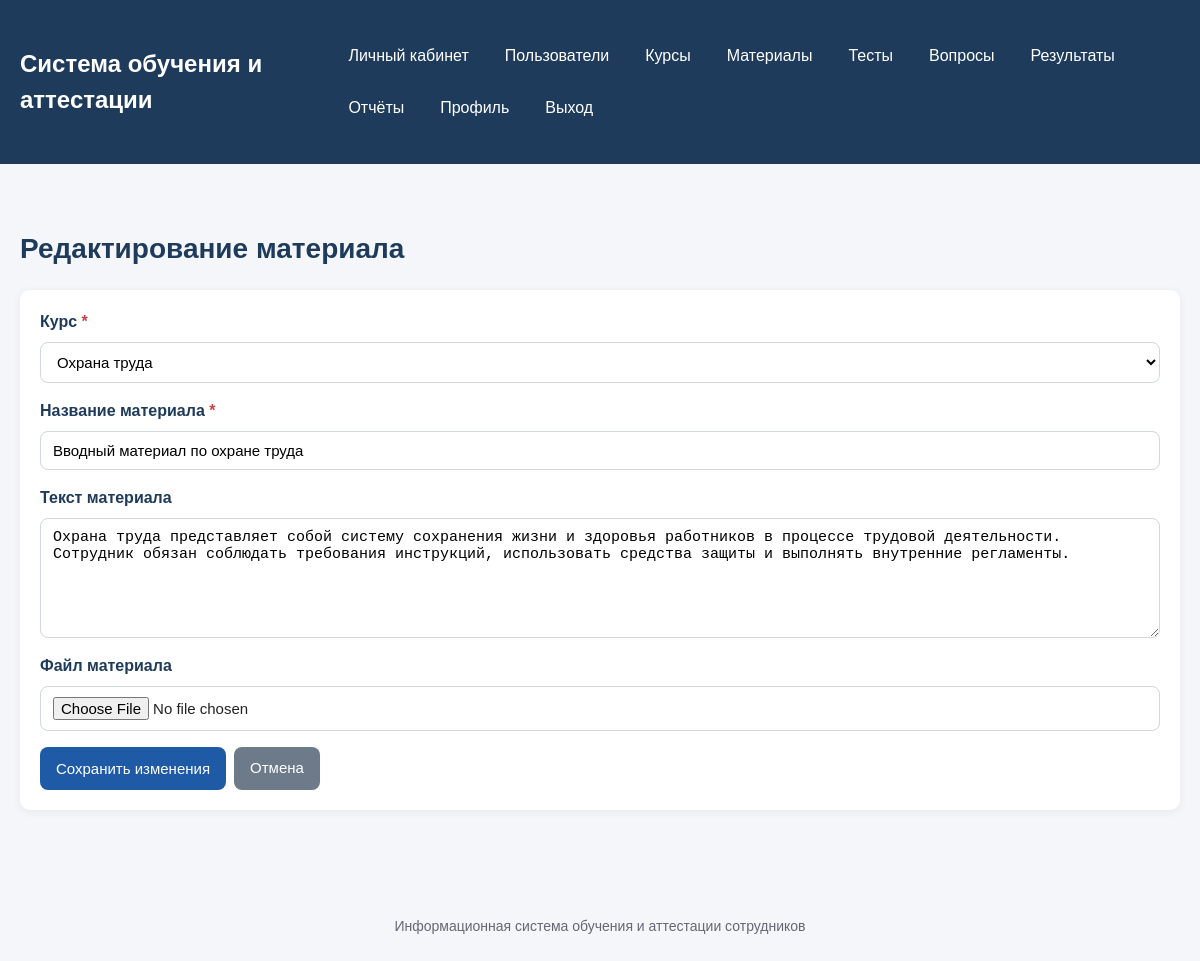
The page /materials/edit/1 (signed in) on the database its author committed.
### models.py (models this page shows, shortened)
class Material(db.Model):
    __tablename__ = "materials"
    id = db.Column(db.Integer, primary_key=True)
    title = db.Column(db.String(200), nullable=False)
    content = db.Column(db.Text)
    file_name = db.Column(db.String(255))
    created_at = db.Column(db.DateTime, default=datetime.utcnow, nullable=False)
    course_id = db.Column(
        db.Integer,
        db.ForeignKey("courses.id", ondelete="CASCADE"),
        nullable=False
    )
    course = db.relationship("Course", back_populates="materials")

class Course(db.Model):
    __tablename__ = "courses"
    id = db.Column(db.Integer, primary_key=True)
    title = db.Column(db.String(200), nullable=False)
    description = db.Column(db.Text)
    materials = db.relationship(
        "Material",
        back_populates="course",
        cascade="all, delete-orphan"
    )
    tests = db.relationship(
        "Test",
        back_populates="course",
        cascade="all, delete-orphan"
    )
    assignments = db.relationship(
        "CourseAssignment",
        back_populates="course",
        cascade="all, delete-orphan"
    )

### app.py (the view, shortened to what this page needs)
@app.route("/materials/edit/<int:material_id>", methods=["GET", "POST"])
@login_required
@roles_required("admin")
def edit_material(material_id):
    material = Material.query.get_or_404(material_id)
    courses_list = Course.query.order_by(Course.title.asc()).all()
    return render_template("material_form.html", material=material, courses=courses_list)

### app.py (called while the page is built)
def current_user():
    user_id = session.get("user_id")
    if not user_id:
        return None
    return db.session.get(User, user_id)

@app.context_processor
def inject_user():
    return {"current_user": current_user()}

def login_required(view_func):
    @wraps(view_func)
    def wrapper(*args, **kwargs):
        if not current_user():
            flash("Сначала войдите в систему.", "warning")
            return redirect(url_for("login"))
        return view_func(*args, **kwargs)
    return wrapper

def roles_required(*roles):
    def decorator(view_func):
        @wraps(view_func)
        def wrapper(*args, **kwargs):
            user = current_user()
            if not user:
                flash("Сначала войдите в систему.", "warning")
                return redirect(url_for("login"))
            if user.role not in roles:
                flash("У вас нет доступа к этому разделу.", "danger")
                return redirect(url_for("dashboard"))
            return view_func(*args, **kwargs)
        return wrapper
    return decorator

### templates/material_form.html (shortened to what this page needs)
{% extends "base.html" %}
{% block content %}
    <h1 class="page-title">
        {% if material %}
            Редактирование материала
        {% else %}
            Добавление материала
        {% endif %}
    </h1>
    <section class="section">
        <form method="post" class="form" enctype="multipart/form-data">
            <div class="form-row">
                <label for="course_id">Курс</label>
                <select id="course_id" name="course_id" required>
                    {% for course in courses %}
                        <option
                            value="{{ course.id }}"
                            {% if material and material.course_id == course.id %}selected{% endif %}
                        >
                            {{ course.title }}
                        </option>
                    {% endfor %}
                </select>
            </div>
            <div class="form-row">
                <label for="title">Название материала</label>
                <input
                    type="text"
                    id="title"
                    name="title"
                    required
                    value="{{ material.title if material else '' }}"
                    placeholder="Введите название материала"
                >
            </div>
            <div class="form-row">
                <label for="content">Текст материала</label>
                <textarea
                    id="content"
                    name="content"
                    placeholder="Введите текст учебного материала"
                >{{ material.content if material else '' }}</textarea>
            </div>
            <div class="form-row">
                <label for="file">Файл материала</label>
                <input type="file" id="file" name="file">
            </div>
            <div class="actions">
                <button type="submit" class="btn btn-primary">
                    {% if material %}Сохранить изменения{% else %}Добавить материал{% endif %}
                </button>
                <a href="{{ url_for('materials') }}" class="btn btn-secondary">Отмена</a>
            </div>
        </form>
    </section>
{% endblock %}

### static/css/style.css (style rules this page uses)
* { box-sizing: border-box; margin: 0; padding: 0; }
body { font-family: Arial, sans-serif; background: #f4f6f9; color: #222; line-height: 1.5; }
a { color: #1f5aa6; text-decoration: none; }
.page-title { font-size: 28px; margin-bottom: 20px; color: #1f3b5b; }
.section { background: #ffffff; border-radius: 10px; padding: 20px; margin-bottom: 20px; box-shadow: 0 2px 10px rgba(0, 0, 0, 0.06); }
.form { display: flex; flex-direction: column; gap: 16px; }
.form-row { display: flex; flex-direction: column; gap: 8px; }
.form-row label { font-weight: bold; color: #1f3b5b; }
.form-row input, .form-row textarea, .form-row select { width: 100%; padding: 10px 12px; border: 1px solid #cfd7df; border-radius: 8px; font-size: 15px; background: #ffffff; }
.form-row textarea { min-height: 120px; resize: vertical; }
.btn { display: inline-block; padding: 10px 16px; border: none; border-radius: 8px; cursor: pointer; font-size: 15px; text-align: center; text-decoration: none; transition: 0.2s ease; }
.btn-primary { background: #1f5aa6; color: #ffffff; }
.btn-secondary { background: #6c7a89; color: #ffffff; }
.actions { display: flex; flex-wrap: wrap; gap: 8px; }

### rows shown on the page
Material: course_id "Охрана труда", title "Вводный материал по охране труда", content "Охрана труда представляет собой систему сохранения жизни и здоровья работников в процессе трудовой деятельности. Сотрудник обязан соблюдать требования инструкций, использовать средства защиты и выполнять внутренние регламенты."
